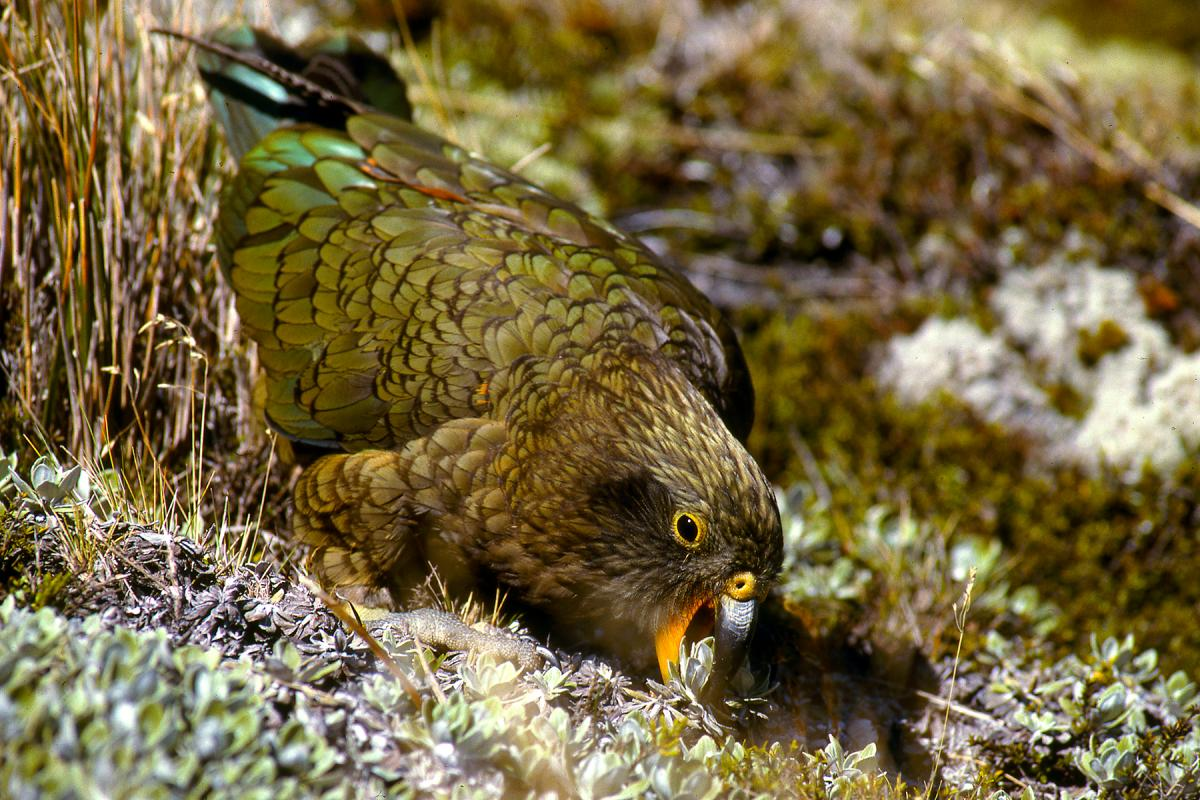
#> input picture images/inquiline_kea.jpg, 1200 x 800 px
$ jupyter execute steganography.ipynb
#> lines starting #> are read from the running program, lines starting #| are printed output that depends on the picture; after the words box and inside, x2 and y2 are one past the last pixel; in counts of white or black regions, pixels touching at a corner belong together
# Image Steganography

[cell 1]
import cv2
import numpy as np
import matplotlib.pyplot as plt

[cell 2]
img_path = "images/inquiline_kea.jpg"
img = cv2.imread(img_path)
#> img is the input picture: shape (800, 1200, 3); mean B, G, R 64.3, 102.9, 117.5
print(np.binary_repr(65, width=8)) # converts to binary representation

[cell 3]
img.shape
#> Out = (800, 1200, 3)

[cell 4]
#edited = plt.imshow(img[:,:,::-1], cmap="gray")  # rgb channels are reversed

edited = np.copy(img) # deep copy the image
edited = edited[:,:,0]

# opencv uses bgr by default
plt.subplot(1, 2, 1)
plt.imshow(img)
plt.title("bgr image")
plt.axis('off')

plt.subplot(1, 2, 2)
plt.imshow(edited)
plt.title("monochannel visualized in a pseudocolor")
plt.axis('off')

plt.show()
#> figure, not shown here; B, G, R data is drawn as R, G, B

[cell 5]
edited.shape
#> Out = (800, 1200)

# make sure the shape is height, width, 3 (3 is the num of channels)

[cell 6]
# we will be using any one channel (in this case, only green channel)
b,g,r = cv2.split(img)

## Convert hidden message into binary

[cell 7]
def hidden_message_to_binary(hidden_message, end_character="!"): #end character marks when hidden message ends
    """
    Converts the hidden message to binary format
    hidden_message (string): the message to be encoded
    end character (character): the character which describes the end of sentence (Default is "!")
    """
    # append the end character
    hidden_message = hidden_message + end_character

    # convert the characters to their ascii values (as numbers)
    ascii_values = list(hidden_message.encode("ascii"))

    # convert the ascii values (numbers) to binary representation

    # join the elements in the list to form a string
    hidden_message_binary = "".join([np.binary_repr(ascii_code, width=8) for ascii_code in ascii_values])

    # convert it to a numpy array of dtype "int64"
    hidden_message_binary= np.array(list(hidden_message_binary), dtype="int64")

    return hidden_message_binary

[cell 8]
short_msg = "lain"
short_msg.encode("ascii")
list(short_msg.encode("ascii")) # returns a list of ascii values

[cell 9]
# test the above function

sample_hidden_message = "A stressed-out businessman was running past a crowd of pigeons at 133% speed. Or, from our perspective: a normal-speed businessman was running past a crowd of pigeons, that were flying away at 75% speed."

binary_message = hidden_message_to_binary(sample_hidden_message)
# print(len(binary_message))
print(binary_message)

[cell 10]
print("Length of input sentence - ", len(sample_hidden_message))
print("Length of binary conversion - ", len(binary_message))
# num characters in ascii (assume 128 which is 8), converted into binary
# n = length of the message
# should be n*8 bits

# this includes the spaces within the sentence
assert len(binary_message) == 8*(len(sample_hidden_message)+1) # +1 for end character

## Extract the lowest bit plane

[cell 11]
def bitPlaneSlicing(img, bit_plane):
    """
    img: gray scale image as input
    bit_plane: sliced place desired, also given as output
          1 -> least significant bit plane
          8 -> most significant bit plane
    """
    dec = np.binary_repr(img, width = 8) # img size is 300 x 400; with 8 bits
    # binary representation is applied per pixel per layer


    # 8 - bit_plane calculates which plane to extract, plane 8 should be the least significant,
    # represented by the index of 7
    # extracts the layer
    # str -> int format

    return int(dec[8-bit_plane])

bitPlaneSlicingVec = np.vectorize(bitPlaneSlicing)

[cell 12]
# extracting the lowest bit plane out of the green channel of the image
l_plane = bitPlaneSlicingVec(g, 1)
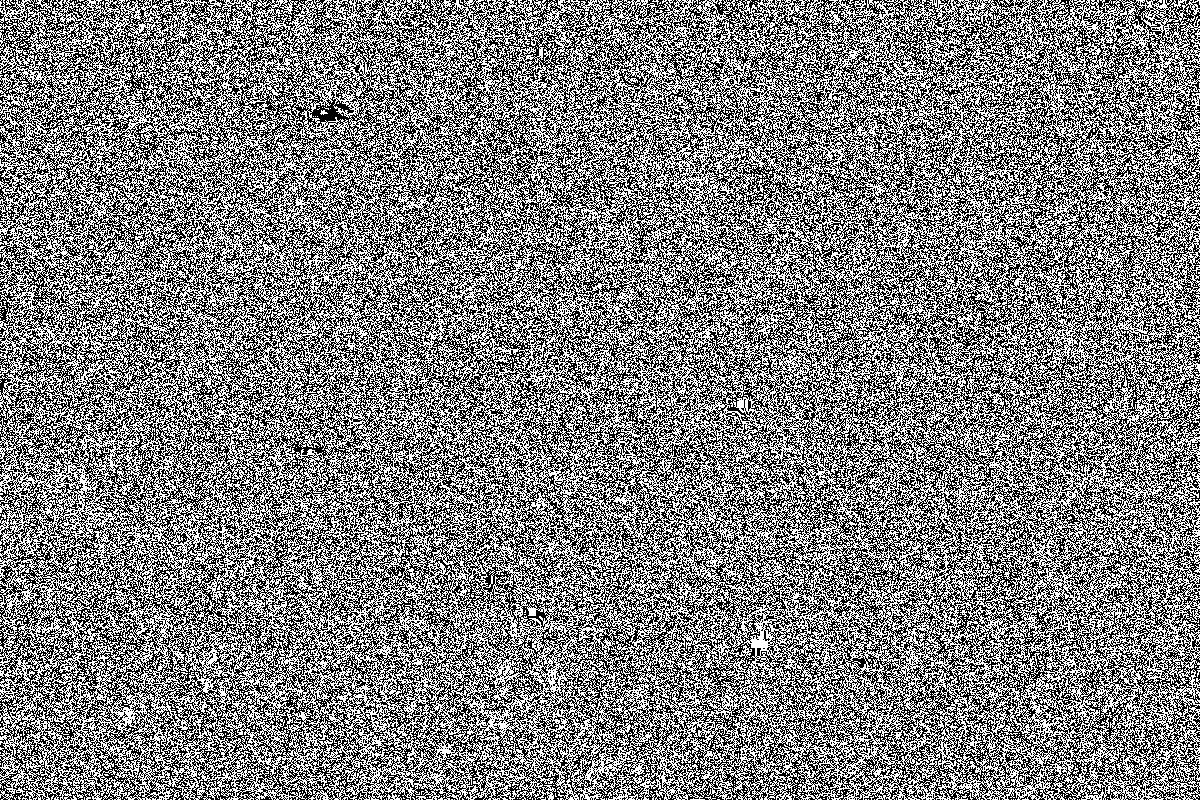
#> l_plane: shape (800, 1200) int64; values 0 (black) and 1 (white), 50.1% white; black in thin lines or dots

[cell 13]
l_plane.shape
#> Out = (800, 1200)

[cell 14]
# least significant plane in grayscale

plt.imshow(l_plane, cmap="gray")
plt.axis('off')

## Mix the decoded message into the lowest bit plane

[cell 15]
def add_code_to_bit_plane(bit_plane, binary_message):
    """
    Takes input as the bit plane and binary message
    and encodes the message to the bit plane.

    Arguments:
        bit_plane (np.ndarray): the bit plane which is returned by the func bitPlaneSlicing
        binary message (np.ndarray): the binary form of hidden message as returned by
        hidden_message_to_binary
    """
    # message length should probably < image size
    # directly replace first bits of image with message
    bit_plane_flattened = bit_plane.flatten()
    len_binary_coded = len(binary_message)
    bit_plane_flattened[:len_binary_coded] = binary_message
    bit_plane_coded = bit_plane_flattened.reshape(bit_plane.shape)
    return bit_plane_coded

[cell 16]
l_plane_coded = add_code_to_bit_plane(l_plane, binary_message)

[cell 17]
l_plane_coded.shape
#> Out = (800, 1200)

[cell 18]
plt.imshow(l_plane_coded, cmap="gray")
plt.axis('off')

## Add the lowest bit plane back to the original image

[cell 19]
def add_bit_plane_back_to_image(img, bit_plane):
    #Iterate over each pixel and change pixel value to binary using np.binary_repr() and store it in a list.
    lst = []
    for i in range(img.shape[0]):
        for j in range(img.shape[1]):
             lst.append(np.binary_repr(img[i][j] ,width=8)) # width = no. of bits

    # We have a list of strings where each string represents binary pixel value.
    # To extract bit planes we need to iterate over the strings and store the characters corresponding to bit planes into lists.
    # Multiply with 2^(n-1) and reshape to reconstruct the bit image.
    eight_bit_img = (np.array([int(i[0]) for i in lst],dtype = np.uint8) * 128).reshape(img.shape[0],img.shape[1])
    seven_bit_img = (np.array([int(i[1]) for i in lst],dtype = np.uint8) * 64).reshape(img.shape[0],img.shape[1])
    six_bit_img = (np.array([int(i[2]) for i in lst],dtype = np.uint8) * 32).reshape(img.shape[0],img.shape[1])
    five_bit_img = (np.array([int(i[3]) for i in lst],dtype = np.uint8) * 16).reshape(img.shape[0],img.shape[1])
    four_bit_img = (np.array([int(i[4]) for i in lst],dtype = np.uint8) * 8).reshape(img.shape[0],img.shape[1])
    three_bit_img = (np.array([int(i[5]) for i in lst],dtype = np.uint8) * 4).reshape(img.shape[0],img.shape[1])
    two_bit_img = (np.array([int(i[6]) for i in lst],dtype = np.uint8) * 2).reshape(img.shape[0],img.shape[1])

    # add them all together!
    final_image = eight_bit_img + seven_bit_img + six_bit_img + five_bit_img + four_bit_img + three_bit_img + two_bit_img + l_plane_coded.astype("uint8")
    return final_image

[cell 20]
final_image_g = add_bit_plane_back_to_image(g, l_plane_coded)
#> after the loop in add_bit_plane_back_to_image, `for i in range(img.shape[0]):`: lst = 960000 items
#> in add_bit_plane_back_to_image, `eight_bit_img = (np.array([int(i[0]) for i in lst],dtype = np.uint8) *..`: eight_bit_img: shape (800, 1200); values 0 (black) and 128 (white), 31.3% white; 1373 white regions (1022 under 20 px), largest, box (x1, y1, x2, y2) and area: (0, 350, 906, 800) 113315, (879, 254, 1200, 484) 37044, (603, 0, 1200, 139) 32570
#> in add_bit_plane_back_to_image, `seven_bit_img = (np.array([int(i[1]) for i in lst],dtype = np.uint8) *..`: seven_bit_img: shape (800, 1200); values 0 (black) and 64 (white), 48.7% white; 1962 white regions (1555 under 20 px), largest, box (x1, y1, x2, y2) and area: (0, 0, 1200, 800) 364641, (1074, 316, 1200, 463) 9462, (1008, 0, 1200, 76) 5123
#> in add_bit_plane_back_to_image, `six_bit_img = (np.array([int(i[2]) for i in lst],dtype = np.uint8) * 3..`: six_bit_img: shape (800, 1200); values 0 (black) and 32 (white), 50.6% white; 2793 black regions (2361 under 20 px), largest, box (x1, y1, x2, y2) and area: (0, 0, 1200, 800) 370193, (603, 0, 1200, 139) 16524, (1074, 316, 1200, 463) 5107
#> in add_bit_plane_back_to_image, `five_bit_img = (np.array([int(i[3]) for i in lst],dtype = np.uint8) * ..`: five_bit_img: shape (800, 1200); values 0 (black) and 16 (white), 49.7% white; 2635 white regions (2334 under 20 px), largest, box (x1, y1, x2, y2) and area: (0, 0, 1200, 800) 431361, (1144, 0, 1200, 56) 1227, (973, 108, 1029, 206) 1226
#> in add_bit_plane_back_to_image, `four_bit_img = (np.array([int(i[4]) for i in lst],dtype = np.uint8) * ..`:
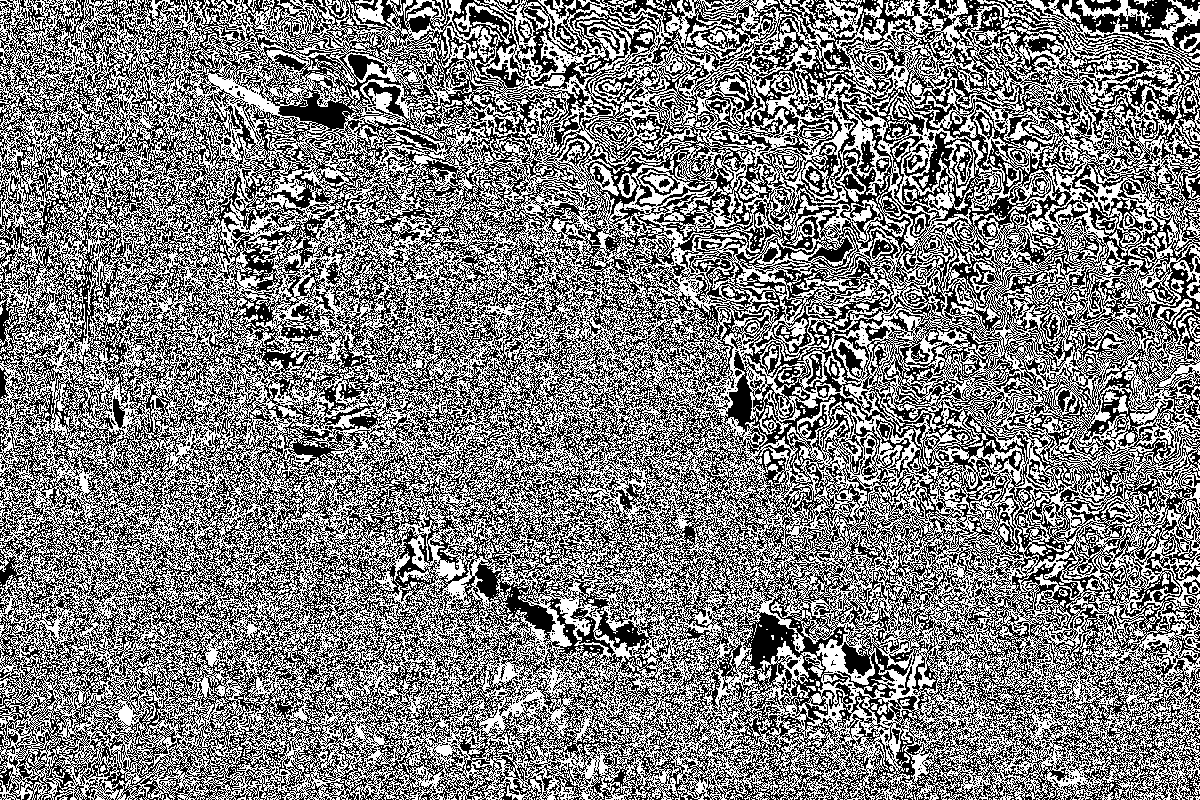
#> four_bit_img: shape (800, 1200); values 0 (black) and 8 (white), 49.9% white in thin lines or dots
#> in add_bit_plane_back_to_image, `three_bit_img = (np.array([int(i[5]) for i in lst],dtype = np.uint8) *..`:
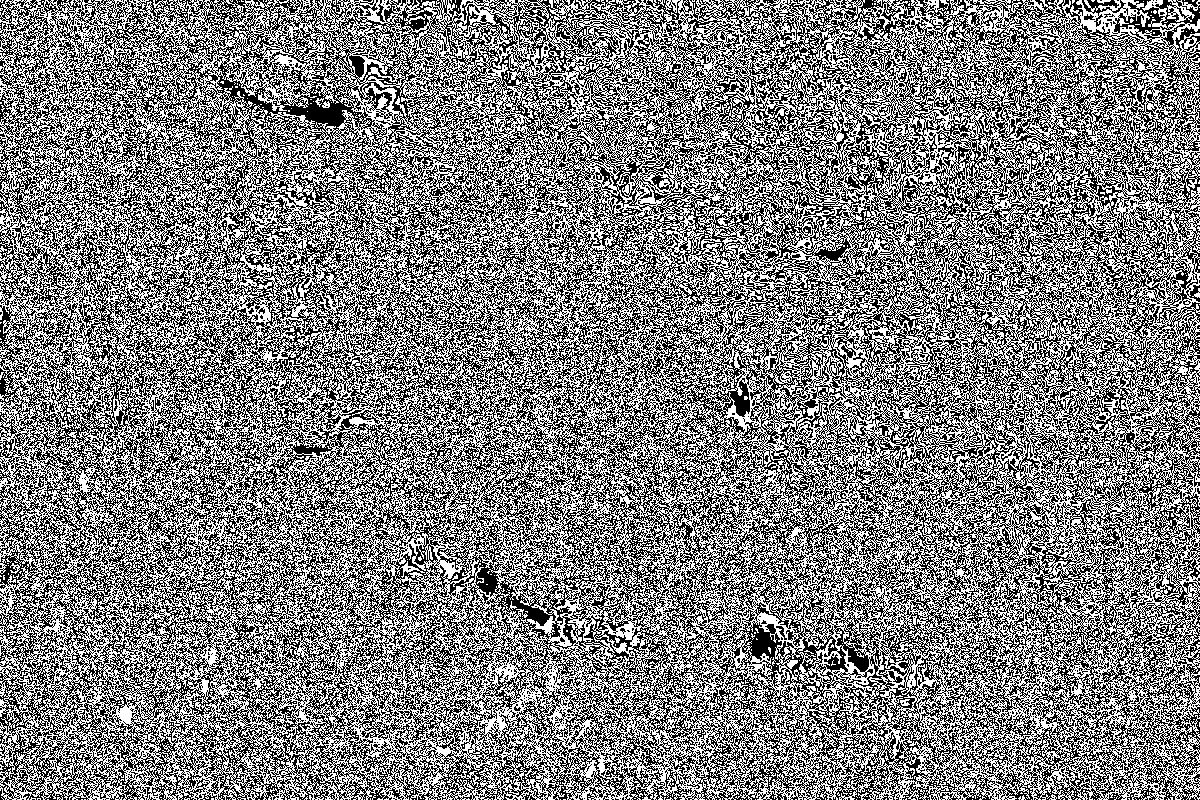
#> three_bit_img: shape (800, 1200); values 0 (black) and 4 (white), 50% white in thin lines or dots
#> in add_bit_plane_back_to_image, `two_bit_img = (np.array([int(i[6]) for i in lst],dtype = np.uint8) * 2..`:
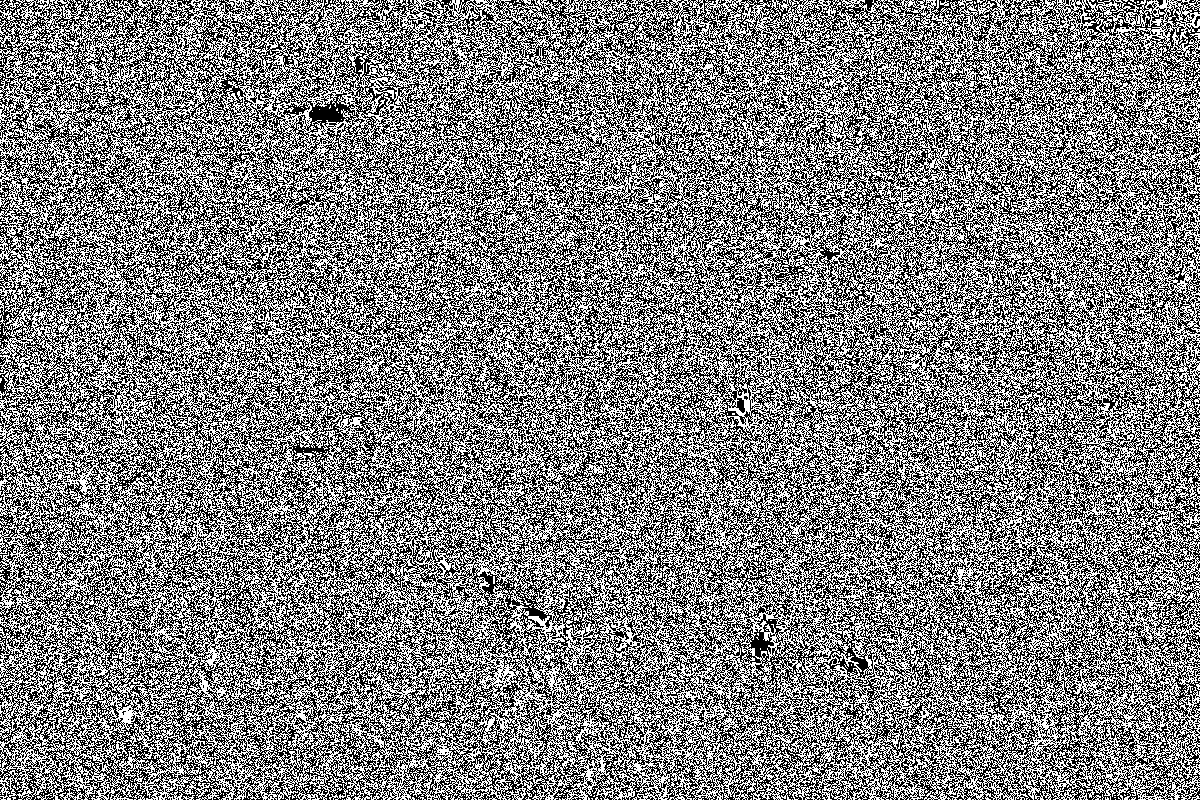
#> two_bit_img: shape (800, 1200); values 0 (black) and 2 (white), 50.1% white; black in thin lines or dots

[cell 21]
plt.imshow(final_image_g, cmap="gray")

[cell 22]
final_image_bgr = cv2.merge((b, final_image_g, r))

[cell 23]
cv2.imwrite("images/coded_image.png", final_image_bgr)
#> Out = True

[cell 24]
final_image_bgr.shape
#> Out = (800, 1200, 3)

## Get message from the coded image

[cell 25]
def binary_repr_to_ch(binary_array):
    binary_value = "".join(binary_array.astype('str'))
    ascii_code = int(binary_value, 2)
    character = chr(ascii_code)
    return character

[cell 26]
def get_message_from_plane(plane, end_character = "!"):
    # all pixel values within a particular plane within a colour channel
    plane_flatten = plane.flatten()
    plane_flatten = plane_flatten[:len(plane_flatten) - len(plane_flatten)%8] # make sure array is a multiple of 8
    # calculates reminder and subtracts it away from length of the flattened plane
    plane_reshaped = plane_flatten.reshape(-1, 8) # make the total number of columns 8
    # with an arbitrary number of rows, to represent binary structure

    sentence = []
    for binary_repr in plane_reshaped:
        character = binary_repr_to_ch(binary_repr)
        if character == end_character:
            break
        sentence.append(character)

    return "".join(sentence)

[cell 27]
def decode_image(image, end_character="!"):
    """
    image: single channel image, where message is being hidden in the
            lowest bit plane
    end character: the character denoting the end of hidden message
    """
    _, second_channel, _ = cv2.split(image)
    lowest_bit_plane = bitPlaneSlicingVec(second_channel, 1)

    message = get_message_from_plane(lowest_bit_plane)

    return message

### Read the saved image

[cell 28]
encoded_img = cv2.imread("images/coded_image.png")

[cell 29]
encoded_img.shape
#> Out = (800, 1200, 3)

[cell 30]
decode_image(encoded_img)
#> the loop in get_message_from_plane, `for binary_repr in plane_reshaped:` made 204 passes
#> (binary_repr, ascii_code in binary_repr_to_ch, character) on passes 1 to 3: ([0, 1, 0, 0, 0, 0, 0, 1], 65, 'A'), ([0, 0, 1, 0, 0, 0, 0, 0], 32, ' '), ([0, 1, 1, 1, 0, 0, 1, 1], 115, 's')
#> after the loop in get_message_from_plane, `for binary_repr in plane_reshaped:`: sentence = 203 items, first 6: 'A', ' ', 's', 't', 'r', 'e'
